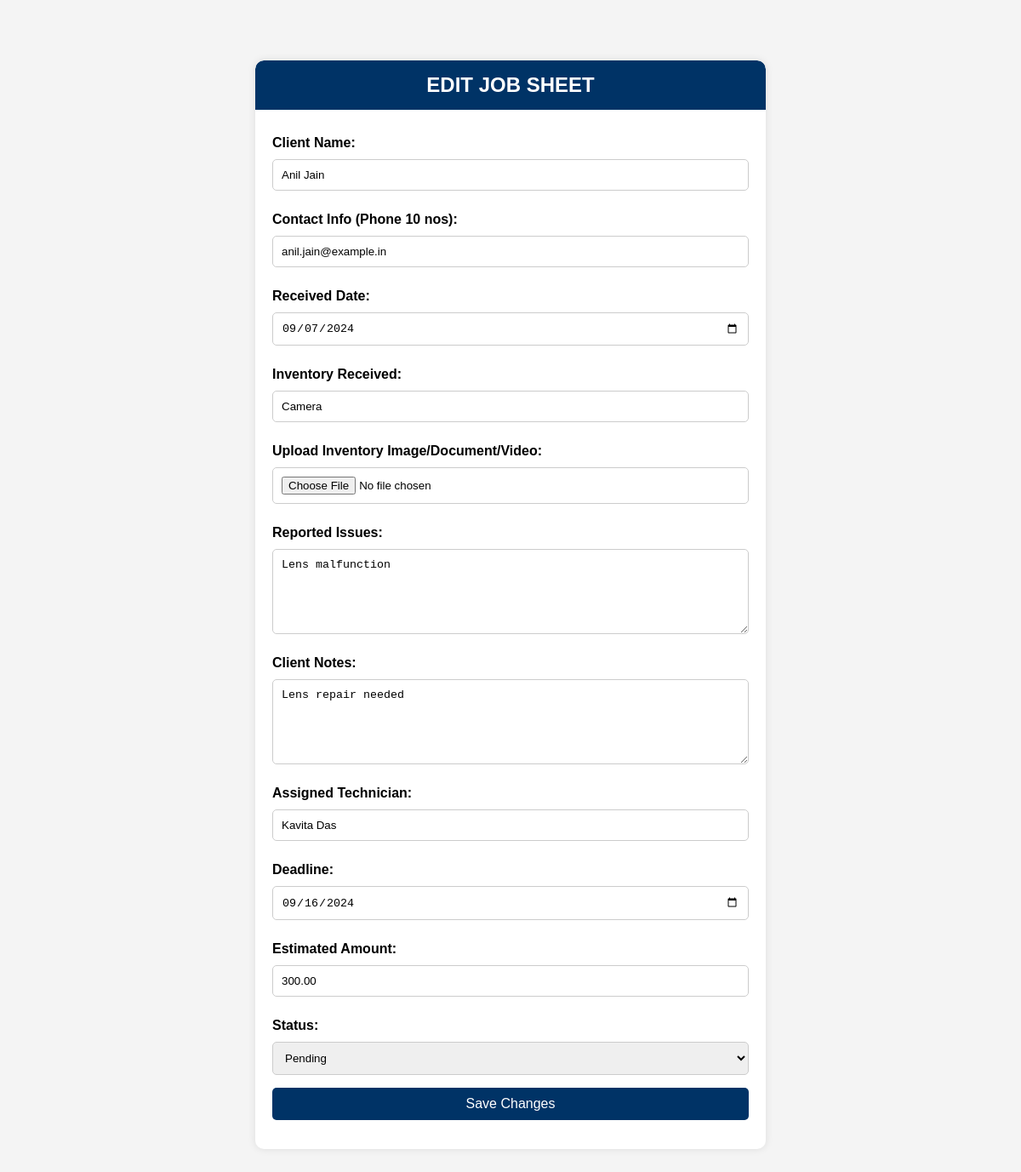
Page /edit.php?id=22 on the committed database.
### tables this page shows
CREATE TABLE `client_inventory` (
  `id` int(11) NOT NULL,
  `client_id` varchar(50) NOT NULL,
  `client_name` varchar(255) NOT NULL,
  `contact_info` varchar(255) DEFAULT NULL,
  `inventory_received` text NOT NULL,
  `inventory_upload` text DEFAULT NULL,
  `received_date` date NOT NULL,
  `reported_issues` text DEFAULT NULL,
  `client_notes` text DEFAULT NULL,
  `assigned_technician` varchar(255) DEFAULT NULL,
  `deadline` date DEFAULT NULL,
  `estimated_amount` decimal(10,2) DEFAULT NULL,
  `status` varchar(50) DEFAULT NULL,
  `created_at` timestamp NOT NULL DEFAULT current_timestamp()
);

### edit.php (the view, shortened to what this page needs)
<?php
include('./db/connection.php');
if (isset($_GET['id'])) {
    $client_id = $_GET['id'];
    $sql = "SELECT * FROM client_inventory WHERE id = ?";
    $stmt = $conn->prepare($sql);
    $stmt->bind_param('i', $client_id);
    $stmt->execute();
    $result = $stmt->get_result();
    if ($result->num_rows > 0) {
        $row = $result->fetch_assoc();
    } else {
        echo "<p>No record found for the given client ID.</p>";
        exit;
    }
} else {
    echo "<p>No client ID provided.</p>";
    exit;
}
?>
<!DOCTYPE html>
<html lang="en">
<head>
</head>
<body>
    <div class="container">
        <h2>EDIT JOB SHEET</h2>
        <div class="form-content">
            <form action="update_job_sheet.php" method="post" enctype="multipart/form-data">
                <label for="client-name">Client Name:</label>
                <input type="text" id="client-name" name="client-name" value="<?php echo htmlspecialchars($row['client_name']); ?>" required />
                <label for="contact-info">Contact Info (Phone 10 nos):</label>
                <input type="text" id="contact-info" name="contact-info" value="<?php echo htmlspecialchars($row['contact_info']); ?>" required />
                <label for="received-date">Received Date:</label>
                <input type="date" id="received-date" name="received-date" value="<?php echo htmlspecialchars($row['received_date']); ?>" required />
                <label for="inventory-received">Inventory Received:</label>
                <input type="text" id="inventory-received" name="inventory-received" value="<?php echo htmlspecialchars($row['inventory_received']); ?>" required />
                <label for="inventory-upload">Upload Inventory Image/Document/Video:</label>
                <input type="file" id="inventory-upload" name="inventory-upload" />
                <label for="reported-issues">Reported Issues:</label>
                <textarea id="reported-issues" name="reported-issues"><?php echo htmlspecialchars($row['reported_issues']); ?></textarea>
                <label for="client-notes">Client Notes:</label>
                <textarea id="client-notes" name="client-notes"><?php echo htmlspecialchars($row['client_notes']); ?></textarea>
                <label for="assigned-technician">Assigned Technician:</label>
                <input type="text" id="assigned-technician" name="assigned-technician" value="<?php echo htmlspecialchars($row['assigned_technician']); ?>" />
                <label for="deadline">Deadline:</label>
                <input type="date" id="deadline" name="deadline" value="<?php echo htmlspecialchars($row['deadline']); ?>" />
                <label for="estimated-amount">Estimated Amount:</label>
                <input type="text" id="estimated-amount" name="estimated-amount" value="<?php echo htmlspecialchars($row['estimated_amount']); ?>" />
                <label for="status">Status:</label>
                <select id="status" name="status">
                    <option value="pending" <?php echo ($row['status'] == 'pending') ? 'selected' : ''; ?>>Pending</option>
                </select>
                <input type="submit" value="Save Changes" />
            </form>
        </div>
    </div>
</body>
</html>

### edit.php (style rules this page uses)
body { font-family: Arial, sans-serif; background-color: #f4f4f4; margin: 0; padding: 0; display: flex; justify-content: center; align-items: center; height: 100vh; }
.container { width: 50%; max-width: 700px; height: 90vh; background-color: white; border-radius: 10px; box-shadow: 0 0 10px rgba(0, 0, 0, 0.1); overflow: hidden; display: flex; flex-direction: column; }
h2 { background-color: #003366; color: white; text-align: center; padding: 15px 0; margin: 0; border-radius: 10px 10px 0 0; }
.form-content { flex: 1; padding: 20px; overflow-y: auto; }
form { display: flex; flex-direction: column; }
label { display: block; margin: 10px 0 5px; font-weight: bold; }
input[type="text"], input[type="date"], input[type="file"], textarea, select { width: 100%; padding: 10px; margin: 5px 0 15px; border: 1px solid #ccc; border-radius: 5px; box-sizing: border-box; }
textarea { height: 100px; }
input[type="submit"] { background-color: #003366; color: white; padding: 10px 20px; border: none; border-radius: 5px; cursor: pointer; font-size: 16px; margin-top: auto; margin-bottom: 20px; }

### rows in the picture
client_inventory: client-name "Anil Jain", contact-info "anil.jain@example.in", received-date "09/07/2024", inventory-received "Camera", reported-issues "Lens malfunction", client-notes "Lens repair needed", assigned-technician "Kavita Das", deadline "09/16/2024", estimated-amount "300.00", status "Pending"
